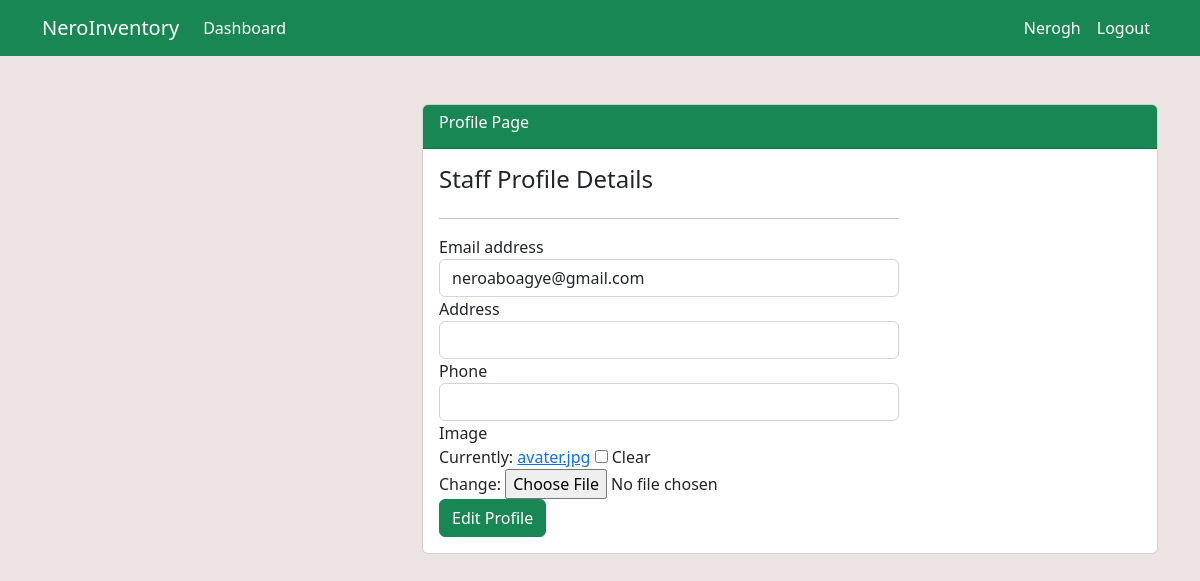
The page /profile/update (signed in) on the database as committed earlier.
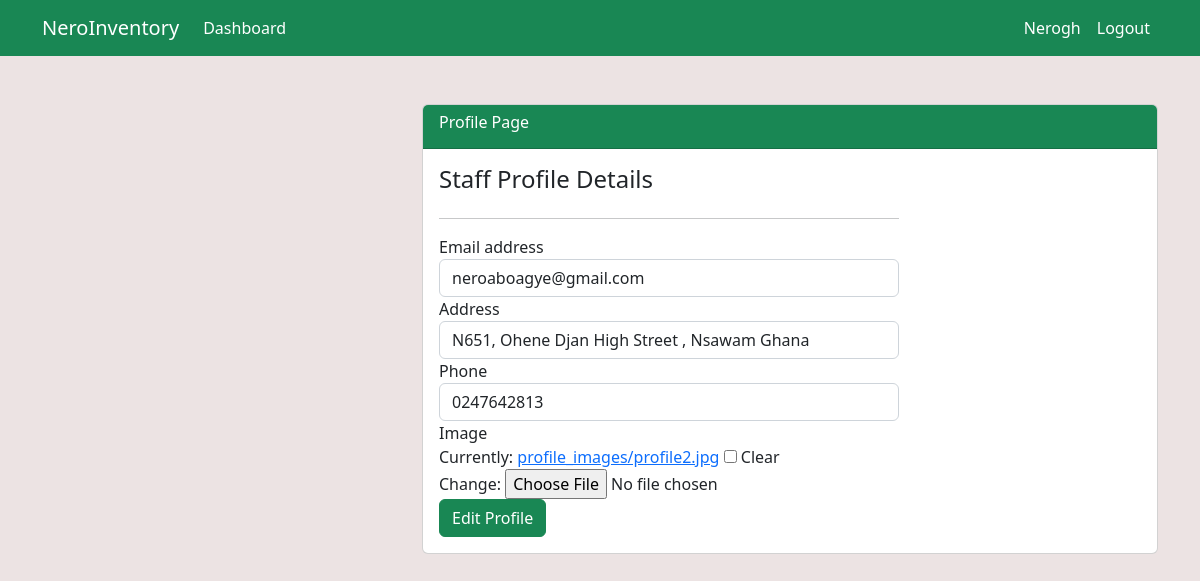
The same page on the database as committed later.
### user/models.py (models this page shows, shortened)
class Profile(models.Model):
    staff = models.OneToOneField(User,on_delete=models.CASCADE,null=True,blank=True)
    address = models.CharField(max_length=255,null=True,blank=True)
    phone = models.CharField(max_length=20, null=True,blank=True)
    image = models.ImageField(default='avater.jpg', upload_to='profile_images',null=True,blank=True)

### user/views.py (the view)
# urls.py: path('profile/update', views.profile_update, name="user-profile-update"),
def profile_update(request):
    if request.method =="POST":
        user_form = UserUpdateForm(request.POST, instance=request.user) #The instance allows the form to be prefield by the data available
        profile_form = ProfileUpdateForm(request.POST, request.FILES, instance=request.user.profile)
        if user_form.is_valid() and profile_form.is_valid():
            user_form.save()
            profile_form.save()
            return redirect('user-profile')
    else:
        user_form = UserUpdateForm( instance=request.user)
        profile_form = ProfileUpdateForm(instance=request.user.profile)
    context={
        'user_form':user_form,
        'profile_form': profile_form,
    }
    return render(request,'user/profile_update.html',context)

### user/forms.py
class UserUpdateForm(forms.ModelForm):
    class Meta:
        model = User
        fields =['email']

class ProfileUpdateForm(forms.ModelForm):
    class Meta:
        model=Profile
        fields = ['address','phone','image']

### templates/user/profile_update.html (shortened to what this page needs)
{% extends 'partials/_base.html' %}
{% load crispy_forms_tags %}
{% block content %}
<div class="container mt-5">
  <div class="row">
    <div class="col-md-4"></div>
    <div class="col-md-8">
      <div class="card">
        <div class="card-header bg-success text-white">
          <h6>Profile Page</h6>
        </div>
        <div class="card-body">
          <div class="row">
            <div class="col-md-8">
              <div class="d-flex justify-content-between">
                <span class="h4">Staff Profile Details</span>
              </div>
              <hr />
              <form method="post" enctype="multipart/form-data">
                {{user_form | crispy }}
                {{profile_form | crispy}}
                <input
                  type="submit"
                  class="btn btn-success"
                  value="Edit Profile"
                />
              </form>
            </div>
          </div>
        </div>
      </div>
    </div>
  </div>
</div>
{% endblock content %}

Rows that differ between the two databases and show on the page:
changed Profile: address (not shown) → "N651, Ohene Djan High Street , Nsawam Ghana"; phone (not shown) → "0247642813"
Other text that changed with them:
text no longer shown: "Address Phone Image Currently: avater.jpg Clear Change:"
text now shown: "Address Phone Image Currently: profile_images/profile2.jpg Clear Change:"
